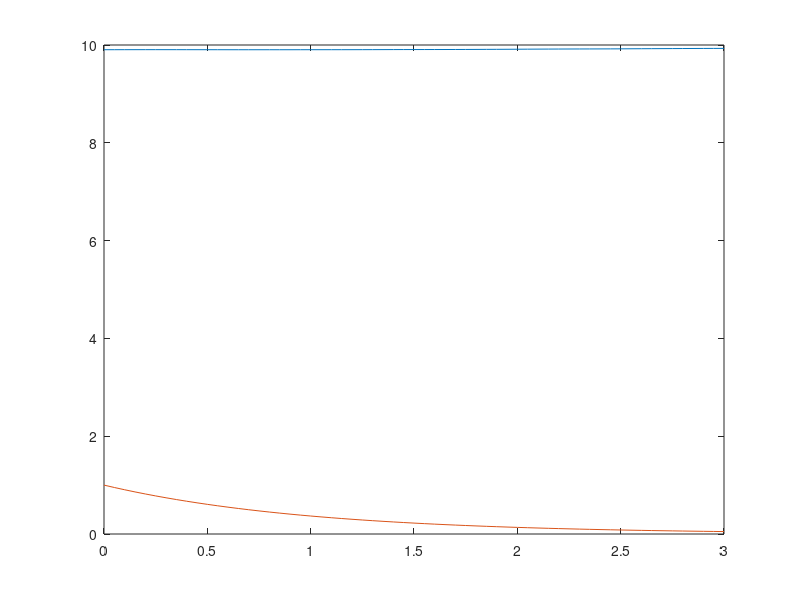

Write the MATLAB code that produced this figure.


%% Environment

close all force; clc; clear; restoredefaultpath;

set( 0, 'DefaultFigureWindowStyle', 'docked' );



%% ph

%This file is for Problem 2.25.

%The rand statement used here is from MATLAB Version 3.5, and it
%results in a warning statement when using Version 4.0.  This does
%not interfere with the solution.  If you are using Version 4.0,
%the warning statement can be eliminated by deleting the
%rand('normal') statement in line 21 of the code and replacing
%rand with randn everywhere.

%Part (a):  First work out variance of wk and phi.

varwk=1-exp(-2*.05)
sigmawk=sqrt(varwk)
phi=exp(-.05)

%Set up a 1024-point sample realization of the process and call
%it sample (sample will be a 1 x 1024 row vector).

sample=zeros(1,1024);
rand( 0 );
sample(1)=rand;
for i=1:1023
   sample(i+1)=phi*sample(i)+sigmawk*rand;
end

%Now preview the sample realization for reasonableness.

plot(sample)


%Part(b):  First set up the true R(tau) for plotting.
%(Note that the first element of vector rtrue is for zero lag.)

tau=0:.05:3;
rtrue=zeros(1,61);
rtrue(1)=1;
for i=1:60
   rtrue(i+1)=exp(-.05*i);
end

%Next, we want to compute the experimental autocorrelation function.
%We do not wish to remove the sample mean, so we will write a short
%program to compute vxtau (called Vsubx(tau) in the text).

%s is the dimension of the row vector of time samples.
%m is the number of lags desired (not including zero lag).

s=1024
m=60
vxtau=zeros(1,m+1);
slag=zeros(1,s);
vxtau(1)=(sample*sample')/s;

%Note that the first element of vxtau is for zero lag.
%Now compute the remaining values of vxtau for s lags.

for i=1:m
   slag=[zeros(1,i) sample(1:(s-i))];
   vxtau(i+1)=(sample*slag')/(s-i);
end

%Now plot rtrue and vxtau together and compare.
        
plot(tau,vxtau,tau,rtrue)

%Part (c):  We will only do the ensemble of 8 vxtau's here and
%make a comparison of rtrue and the average of 8 vxtau's.  We
%already have one sample worked out.  We need 7 more.  They
%will be generated using similar code.  sample and vxtau will
%be re-used as dummy variables here.  The 8 vxtau's will be
%stacked in an 8 x 61 matrix called VXTAU.

VXTAU=zeros(8,61);
VXTAU(1,:)=vxtau;
for i=1:7
   i
   sample(1)=rand;
   for j=1:(s-1)
      sample(j+1)=phi*sample(j)+sigmawk*rand;
   end

   vxtau(1)=(sample*sample')/s;
   for j=1:m
      slag=[zeros(1,j) sample(1:(s-j))];
      vxtau(j+1)=(sample*slag')/(s-j);
   end

   VXTAU((i+1),:)=vxtau;
end

%Now plot all 8 vxtau's together and note the diversity.

plot(tau,VXTAU(1,:),tau,VXTAU(2,:),tau,VXTAU(3,:),tau,VXTAU(4,:),...
     tau,VXTAU(5,:),tau,VXTAU(6,:),tau,VXTAU(7,:),tau,VXTAU(8,:))
 

%Finally, form the average of the 8 vxtau's and compare the
%average with rtrue.  This is a vivid demonstration (not proof) 
%that the expectation of the experimental autocorrelation 
%function is equal to the true autocorrelation function.

vxtauav=mean(VXTAU);
plot(tau,vxtauav,tau,rtrue)



%% Clean-up

fprintf( 1, '\n\n\n*** Processing Complete ***\n\n\n' );
